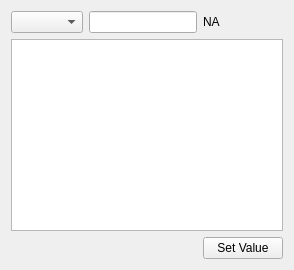
       <widget class="QWidget" name="tab_2">
        <attribute name="title">
         <string>Config</string>
        </attribute>
        <layout class="QGridLayout" name="gridLayout_13">
         <item row="0" column="0">
          <layout class="QGridLayout" name="gridLayout_6">
           <item row="2" column="1">
            <spacer name="horizontalSpacer">
             <property name="orientation">
              <enum>Qt::Horizontal</enum>
             </property>
             <property name="sizeHint" stdset="0">
              <size>
               <width>40</width>
               <height>20</height>
              </size>
             </property>
            </spacer>
           </item>
           <item row="0" column="2">
            <layout class="QHBoxLayout" name="horizontalLayout_6">
             <item>
              <widget class="QLabel" name="label_ConfigInfo">
               <property name="text">
                <string>NA</string>
               </property>
              </widget>
             </item>
            </layout>
           </item>
           <item row="2" column="2">
            <widget class="QPushButton" name="pushButton_SetConfig">
             <property name="text">
              <string>Set Value</string>
             </property>
             <property name="icon">
              <iconset>
               <normaloff>img/Alarm-Tick-icon.png</normaloff>img/Alarm-Tick-icon.png</iconset>
             </property>
            </widget>
           </item>
           <item row="2" column="0">
            <spacer name="horizontalSpacer_2">
             <property name="orientation">
              <enum>Qt::Horizontal</enum>
             </property>
             <property name="sizeHint" stdset="0">
              <size>
               <width>40</width>
               <height>20</height>
              </size>
             </property>
            </spacer>
           </item>
           <item row="1" column="0" colspan="3">
            <widget class="QTableWidget" name="tableWidget_Config"/>
           </item>
           <item row="0" column="0">
            <widget class="QComboBox" name="comboBox_ConfigItem"/>
           </item>
           <item row="0" column="1">
            <widget class="QLineEdit" name="lineEdit_ConfigValue"/>
           </item>
          </layout>
         </item>
        </layout>
       </widget>
